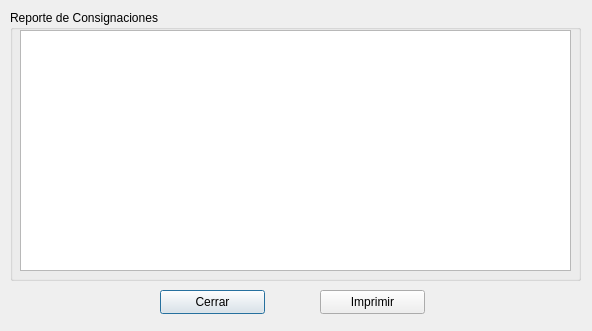
<?xml version="1.0" encoding="UTF-8"?>
<ui version="4.0">
 <class>rconsignaciones</class>
 <widget class="QDialog" name="rconsignaciones">
  <property name="geometry">
   <rect>
    <x>0</x>
    <y>0</y>
    <width>592</width>
    <height>331</height>
   </rect>
  </property>
  <property name="windowTitle">
   <string>Dialog</string>
  </property>
  <widget class="QPushButton" name="cerrar">
   <property name="geometry">
    <rect>
     <x>160</x>
     <y>290</y>
     <width>105</width>
     <height>24</height>
    </rect>
   </property>
   <property name="text">
    <string>Cerrar</string>
   </property>
   <property name="icon">
    <iconset resource="pandasoft.qrc">
     <normaloff>:/images/dialog-close.png</normaloff>:/images/dialog-close.png</iconset>
   </property>
  </widget>
  <widget class="QPushButton" name="print">
   <property name="geometry">
    <rect>
     <x>320</x>
     <y>290</y>
     <width>105</width>
     <height>24</height>
    </rect>
   </property>
   <property name="text">
    <string>Imprimir</string>
   </property>
   <property name="icon">
    <iconset resource="pandasoft.qrc">
     <normaloff>:/images/document-print-preview.png</normaloff>:/images/document-print-preview.png</iconset>
   </property>
  </widget>
  <widget class="QGroupBox" name="groupBox">
   <property name="geometry">
    <rect>
     <x>10</x>
     <y>10</y>
     <width>571</width>
     <height>271</height>
    </rect>
   </property>
   <property name="title">
    <string>Reporte de Consignaciones</string>
   </property>
   <widget class="QTableView" name="lista">
    <property name="geometry">
     <rect>
      <x>10</x>
      <y>20</y>
      <width>551</width>
      <height>241</height>
     </rect>
    </property>
   </widget>
  </widget>
 </widget>
 <resources>
  <include location="pandasoft.qrc"/>
 </resources>
 <connections>
  <connection>
   <sender>cerrar</sender>
   <signal>clicked()</signal>
   <receiver>rconsignaciones</receiver>
   <slot>reject()</slot>
   <hints>
    <hint type="sourcelabel">
     <x>201</x>
     <y>304</y>
    </hint>
    <hint type="destinationlabel">
     <x>115</x>
     <y>313</y>
    </hint>
   </hints>
  </connection>
 </connections>
</ui>
